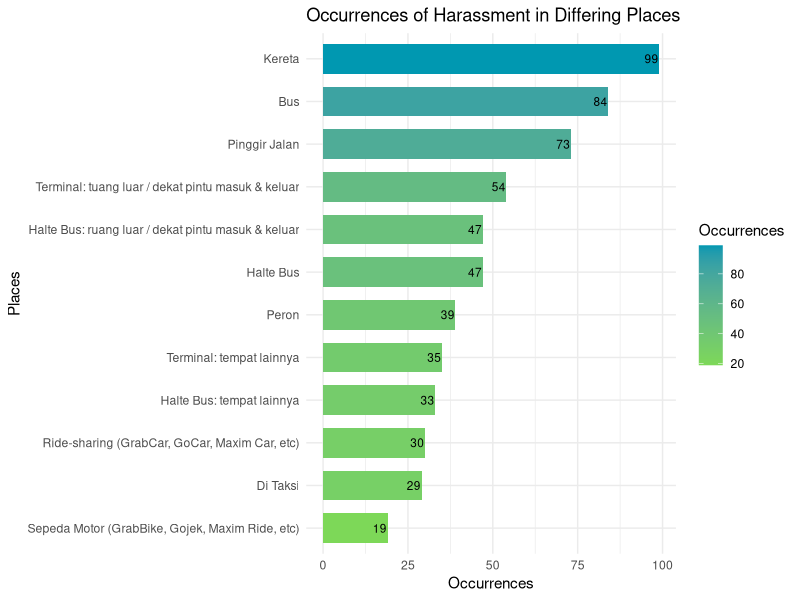

Recreate this plot in R. (Note: this script raises an error after producing the figure.)
################# OCCURENCES AND ITS WHEREABOUTS ######################

# Create a dataframe with the options and corresponding frequencies
places <- c("Kereta", "Peron", "Terminal: tuang luar / dekat pintu masuk & keluar", 
            "Terminal: tempat lainnya", "Bus", "Halte Bus", 
            "Halte Bus: ruang luar / dekat pintu masuk & keluar", 
            "Halte Bus: tempat lainnya", "Di Taksi", 
            "Ride-sharing (GrabCar, GoCar, Maxim Car, etc)", 
            "Sepeda Motor (GrabBike, Gojek, Maxim Ride, etc)", "Pinggir Jalan")
occurrences <- c(99, 39, 54, 35, 84, 47, 47, 33, 29, 30, 19, 73)

where_df <- data.frame(Places = places, Occurrences = occurrences)

library(ggplot2)

# Plot the frequencies using a horizontal bar plot with occurrences labels adjusted
ggplot(where_df, aes(x = Occurrences, y = reorder(Places, Occurrences), fill = Occurrences)) +
  geom_bar(stat = "identity", width = 0.7) +
  geom_text(aes(label = Occurrences), hjust = 1.05, size = 3, color = "black") +  # Adjust hjust parameter
  scale_fill_gradient(low = "#7dd858", high = "#0098b1") +  # Specify the color gradient
  labs(title = "Occurrences of Harassment in Differing Places",
       x = "Occurrences",
       y = "Places") +
  theme_minimal()

############################ GENDER ANALYSIS #################################

library(ggplot2)
# Preprocess data
df$Gender <- factor(df$Gender)
df$Harassment <- ifelse(df$Harassment == "Iya", "Yes", 
                        ifelse(df$Harassment == "Tidak (lanjut ke no.21)", "No", df$Harassment))

# Create a contingency table of Gender and Harassment
gender_harassment_table <- table(df$Gender, df$Harassment)
print(gender_harassment_table)
rowSums(gender_harassment_table)

# Create a dataframe with gender and harassment responses
gender <- c("Male", "Female", "Other")
yes <- c(77, 228, 1)
no <- c(44, 99, 0)
gender_harassment_df <- data.frame(Gender = gender, Yes = yes, No = no)

# Reshape the dataframe for plotting
library(tidyr)
gender_harassment_df <- pivot_longer(gender_harassment_df, cols = c("Yes", "No"), names_to = "Harassment", values_to = "Total")

# Plot side-by-side bar chart
ggplot(gender_harassment_df, aes(x = Gender, y = Total, fill = Harassment)) +
  geom_bar(stat = "identity", position = "dodge") +
  geom_text(aes(label = Total), position = position_dodge(width = 0.9), vjust = -0.45) +  # Add numeric values on top of the bars
  labs(title = "Harassment Experiences by Gender",
       x = "Gender",
       y = "Individuals",
       fill = "Experienced") +
  scale_fill_manual(values = c("Yes" = "darkseagreen3", "No" = "plum3")) +  # Specify custom colors
  theme_minimal()

######################## TRANSPORT USAGE INTENSITY #############################
# Clean the Intensity column
df$Intensity <- ifelse(df$Intensity == "Iya", "Yes",
                       ifelse(df$Intensity == "Tidak", "No", df$Intensity))

# Remove rows where the Harassment column contains "No"
usage_intensity_df <- df[df$Harassment != "No", ]

# Check unique values in the Intensity column
unique_values <- unique(df$Intensity)
print(unique_values)

# Filter out unexpected values if necessary
usage_intensity_df <- usage_intensity_df[usage_intensity_df$Intensity %in% c("Yes", "No"), ]

# Create pie chart
library(ggplot2)

ggplot(data = usage_intensity_df, aes(x = "", fill = Intensity)) +
  geom_bar(width = 1) +
  coord_polar(theta = "y") +
  labs(title = "Proportion of Transportation Usage Intensity Impact",
       fill = "Usage Intensity Impact",
       x = NULL,
       y = NULL) +
  scale_fill_manual(values = c("Yes" = "khaki2", "No" = "lightblue2")) +
  geom_text(stat = "count", aes(label = after_stat(count)), position = position_stack(vjust = 0.5)) +
  theme_void()

###############
